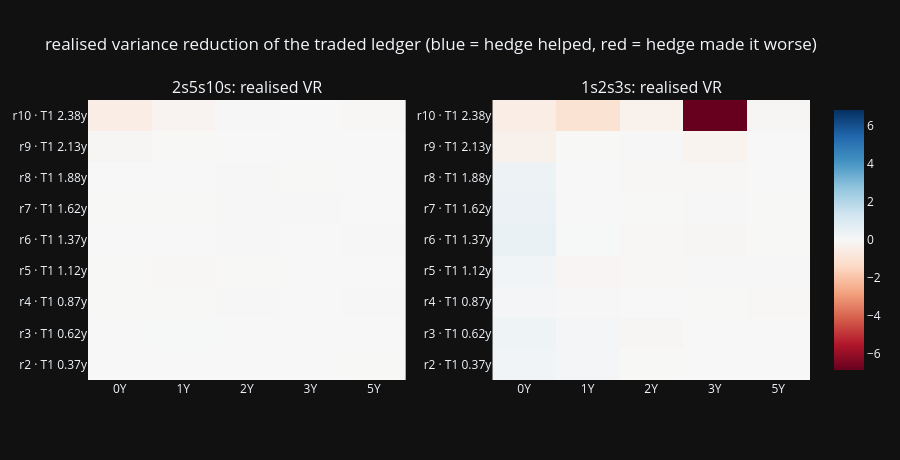

The notebook cell this image was saved under:
### Markdown cell above
### 5.2 The realised variance reduction surface

`R^2` above is an in-sample ceiling. This is what a desk actually got: rolling
weights fitted on trailing history only, Citi's `belly = CA_DV01 * beta/100`
sizing, frozen at entry, over the traded epochs. Negative means **the hedge
made the P&L noisier than leaving the CA leg naked.**

### Code cell
_t0 = time.time()
BASE = Strat2GridConfig(
    pack_rank=8, fly_id=CFG.citi_fly, fly_weighting="regression",
    hedge_sizing="regression_beta", regression_window=252,
    regression_basis="changes", regression_target="rank", entry_rule="always",
    z_entry=CFG.z_entry, rebalance_days=CFG.rebalance_days,
    holding_days=CFG.holding_days, ca_dv01=CFG.ca_dv01,
    cost_bp_roundtrip=CFG.cost_bp_roundtrip, include_gamma=CFG.include_gamma)
ALL_FLY_IDS = [s.fly_id for s in fly_universe()]

G_FLY, _ = run_grid(INP, BASE, axes={"fly_id": ALL_FLY_IDS,
                                     "pack_rank": list(CFG.ranks),
                                     "regression_basis": list(CFG.regression_bases)},
                    progress=True)
G_FLY["block"] = "fly_x_rank"
print(f"fly x rank x basis: {len(G_FLY)} cells in {time.time() - _t0:.0f}s")

G_FLY["T1_years"] = G_FLY["pack_rank"].map(_t1map)

_vr = (G_FLY[(G_FLY["regression_basis"] == "changes") & (G_FLY["shape"] == CFG.citi_fly)]
       .pivot_table(index="pack_rank", columns="forward_start_y",
                    values="variance_reduction"))
_vr2 = (G_FLY[(G_FLY["regression_basis"] == "changes") & (G_FLY["shape"] == _best_shape)]
        .pivot_table(index="pack_rank", columns="forward_start_y",
                     values="variance_reduction"))
print(f"\nREALISED variance reduction, {CFG.citi_fly} (Citi's fly), changes basis:")
display(_vr.round(3))
print(f"REALISED variance reduction, {_best_shape}:")
display(_vr2.round(3))

_chg = G_FLY[G_FLY["regression_basis"] == "changes"]
_lvl = G_FLY[G_FLY["regression_basis"] == "levels"]
print(f"\nfraction of (fly x rank) cells with POSITIVE realised variance reduction:")
print(f"    changes basis: {float((_chg['variance_reduction'] > 0).mean()):.3f} "
      f"(median {float(_chg['variance_reduction'].median()):+.3f})")
print(f"    levels  basis: {float((_lvl['variance_reduction'] > 0).mean()):.3f} "
      f"(median {float(_lvl['variance_reduction'].median()):+.3f})")

fig = make_subplots(rows=1, cols=2, horizontal_spacing=0.12,
                    subplot_titles=(f"{CFG.citi_fly}: realised VR", f"{_best_shape}: realised VR"))
for i, mat in enumerate((_vr, _vr2), start=1):
    fig.add_trace(go.Heatmap(z=mat.to_numpy(float),
                             x=[f"{c:g}Y" for c in mat.columns],
                             y=[f"r{r} · T1 {_t1map[r]:.2f}y" for r in mat.index],
                             zmid=0.0, coloraxis="coloraxis",
                             hovertemplate="fwd %{x}<br>%{y}<br>VR=%{z:.3f}<extra></extra>"),
                  row=1, col=i)
fig.update_layout(template="plotly_dark", height=460,
                  coloraxis=dict(colorscale="RdBu", cmid=0.0),
                  title="realised variance reduction of the traded ledger "
                        "(blue = hedge helped, red = hedge made it worse)")
fig.show()

### Figure 1 — Plotly figure (JSON) as saved in the notebook; plotly's stock layout.template omitted (floating-point values rounded to 4 significant figures)
{"data": [{"coloraxis": "coloraxis", "hovertemplate": "fwd %{x}<br>%{y}<br>VR=%{z:.3f}<extra></extra>", "type": "heatmap", "x": ["0Y", "1Y", "2Y", "3Y", "5Y"], "xaxis": "x", "y": ["r2 · T1 0.37y", "r3 · T1 0.62y", "r4 · T1 0.87y", "r5 · T1 1.12y", "r6 · T1 1.37y", "r7 · T1 1.62y", "r8 · T1 1.88y", "r9 · T1 2.13y", "r10 · T1 2.38y"], "yaxis": "y", "z": [[0.003653, 0.008134, 0.002032, -0.01045, -0.01746], [0.002109, 0.02105, -0.00793, -0.01069, -0.006525], [-0.01629, -0.01961, -0.02548, -0.01085, -0.03157], [-0.01777, -0.04804, -0.01799, -0.01272, -0.003734], [-0.01396, -0.01184, -0.03023, -0.01208, -0.03483], [-0.01971, -0.01454, -0.02783, -0.03935, -0.008887], [-0.0006256, -0.007332, -0.0275, -0.01934, -0.01225], [-0.1066, -0.01846, 0.01629, -0.001221, 0.008911], [-0.4917, -0.2025, -0.03987, 0.01296, -0.07185]], "zmid": 0.0}, {"coloraxis": "coloraxis", "hovertemplate": "fwd %{x}<br>%{y}<br>VR=%{z:.3f}<extra></extra>", "type": "heatmap", "x": ["0Y", "1Y", "2Y", "3Y", "5Y"], "xaxis": "x2", "y": ["r2 · T1 0.37y", "r3 · T1 0.62y", "r4 · T1 0.87y", "r5 · T1 1.12y", "r6 · T1 1.37y", "r7 · T1 1.62y", "r8 · T1 1.88y", "r9 · T1 2.13y", "r10 · T1 2.38y"], "yaxis": "y2", "z": [[0.2557, 0.1254, -0.02017, -0.008112, -0.007172], [0.3394, 0.1398, -0.08405, -0.008809, 0.005942], [0.1298, 0.03908, -0.003897, -0.02056, -0.046], [0.2639, -0.1262, -0.05265, -0.04186, -0.03271], [0.4627, 0.02951, -0.06285, -0.07938, -0.02367], [0.4277, 0.004836, -0.02393, -0.04087, -0.02202], [0.3492, 0.01052, -0.07062, -0.06088, -0.007869], [-0.3327, -0.02027, -0.03074, -0.2164, -0.01166], [-0.4815, -0.9909, -0.2994, -6.828, -0.08949]], "zmid": 0.0}], "layout": {"annotations": [{"font": {"size": 16}, "showarrow": false, "text": "2s5s10s: realised VR", "x": 0.22, "xanchor": "center", "xref": "paper", "y": 1.0, "yanchor": "bottom", "yref": "paper"}, {"font": {"size": 16}, "showarrow": false, "text": "1s2s3s: realised VR", "x": 0.78, "xanchor": "center", "xref": "paper", "y": 1.0, "yanchor": "bottom", "yref": "paper"}], "coloraxis": {"cmid": 0.0, "colorscale": [[0.0, "rgb(103,0,31)"], [0.1, "rgb(178,24,43)"], [0.2, "rgb(214,96,77)"], [0.3, "rgb(244,165,130)"], [0.4, "rgb(253,219,199)"], [0.5, "rgb(247,247,247)"], [0.6, "rgb(209,229,240)"], [0.7, "rgb(146,197,222)"], [0.8, "rgb(67,147,195)"], [0.9, "rgb(33,102,172)"], [1.0, "rgb(5,48,97)"]]}, "height": 460, "title": {"text": "realised variance reduction of the traded ledger (blue = hedge helped, red = hedge made it worse)"}, "xaxis": {"anchor": "y", "domain": [0.0, 0.44]}, "xaxis2": {"anchor": "y2", "domain": [0.56, 1.0]}, "yaxis": {"anchor": "x", "domain": [0.0, 1.0]}, "yaxis2": {"anchor": "x2", "domain": [0.0, 1.0]}}}
